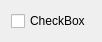
<?xml version="1.0" encoding="UTF-8"?>
<ui version="4.0">
 <class>BooleanField</class>
 <widget class="QWidget" name="BooleanField">
  <property name="geometry">
   <rect>
    <x>0</x>
    <y>0</y>
    <width>88</width>
    <height>35</height>
   </rect>
  </property>
  <property name="windowTitle">
   <string>Form</string>
  </property>
  <layout class="QHBoxLayout" name="horizontalLayout">
   <item>
    <widget class="QCheckBox" name="checkBox">
     <property name="text">
      <string>CheckBox</string>
     </property>
    </widget>
   </item>
  </layout>
 </widget>
 <resources/>
 <connections/>
</ui>
